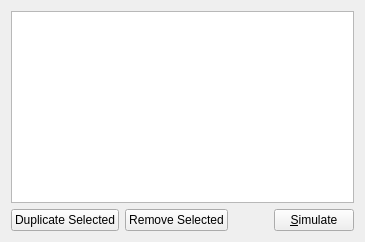
     <widget class="QWidget" name="tabParameterSets">
      <attribute name="title">
       <string>Parameter Sets</string>
      </attribute>
      <layout class="QHBoxLayout" name="horizontalLayout_18">
       <item>
        <layout class="QVBoxLayout" name="verticalLayout_13">
         <item>
          <widget class="QTableView" name="parameterSetsTableView"/>
         </item>
         <item>
          <layout class="QHBoxLayout" name="horizontalLayout_17">
           <item>
            <widget class="QPushButton" name="buttonParamSetDuplicate">
             <property name="text">
              <string>Duplicate Selected</string>
             </property>
            </widget>
           </item>
           <item>
            <widget class="QPushButton" name="buttonParamSetRemove">
             <property name="text">
              <string>Remove Selected</string>
             </property>
            </widget>
           </item>
           <item>
            <spacer name="horizontalSpacer">
             <property name="orientation">
              <enum>Qt::Horizontal</enum>
             </property>
             <property name="sizeHint" stdset="0">
              <size>
               <width>40</width>
               <height>20</height>
              </size>
             </property>
            </spacer>
           </item>
           <item>
            <widget class="QPushButton" name="simulateButtonParamSets">
             <property name="sizePolicy">
              <sizepolicy hsizetype="Expanding" vsizetype="Fixed">
               <horstretch>0</horstretch>
               <verstretch>0</verstretch>
              </sizepolicy>
             </property>
             <property name="text">
              <string>&amp;Simulate</string>
             </property>
            </widget>
           </item>
          </layout>
         </item>
        </layout>
       </item>
      </layout>
     </widget>
